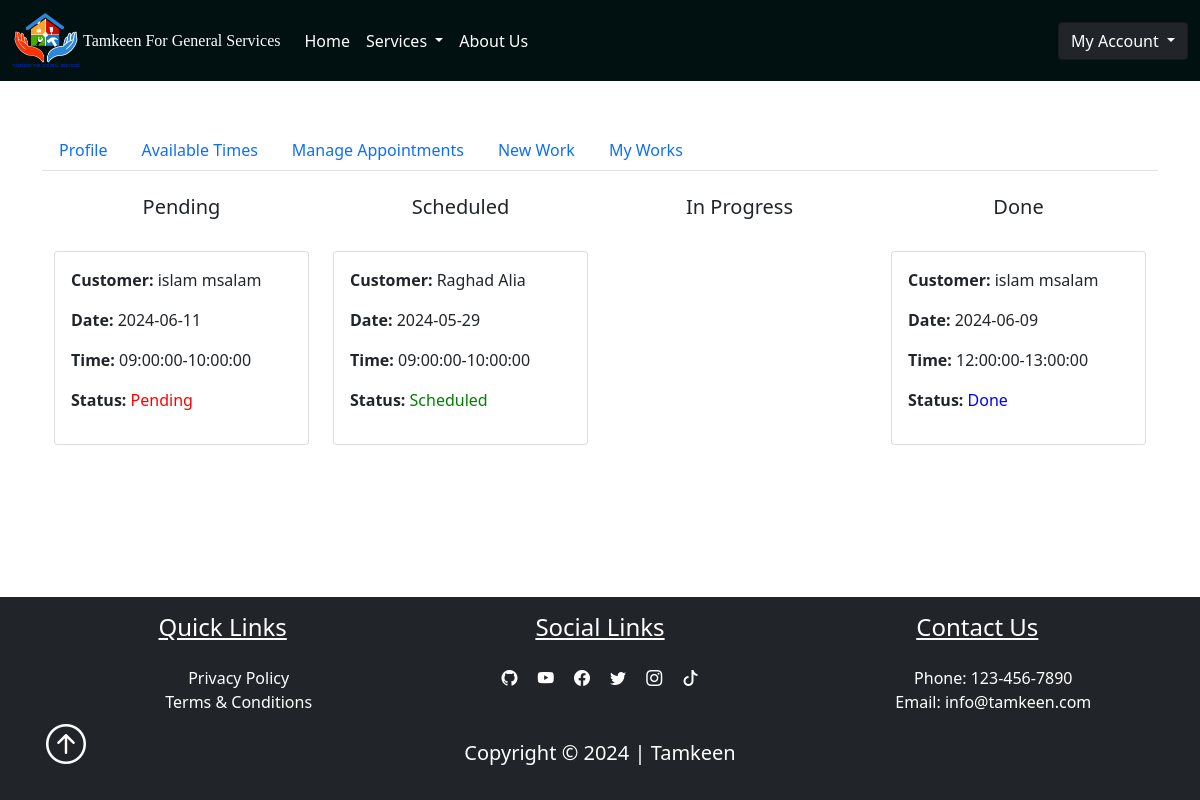
Page /dashboard/manage_appointments (signed in) on the earlier database version.
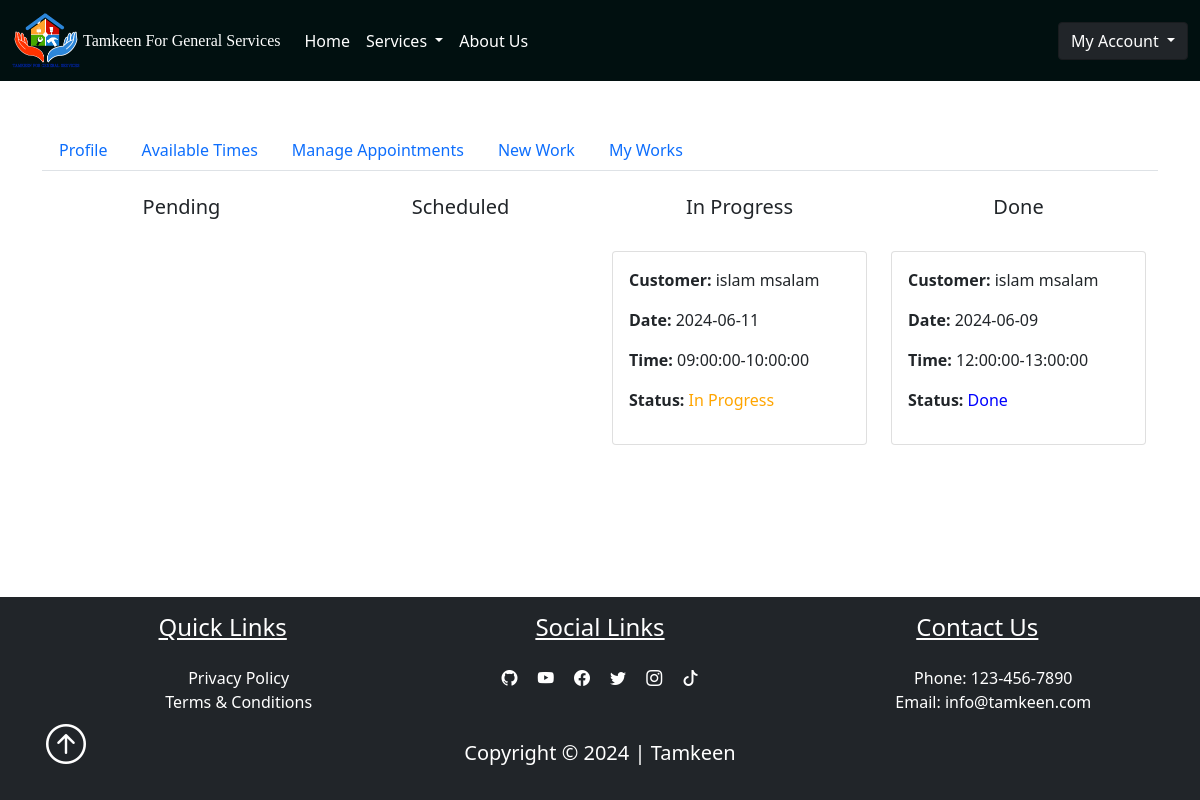
Same page on the later database version.
### pythonic/models.py (models this page shows, shortened)
class Appointment(db.Model):
    id = db.Column(db.Integer, primary_key=True)
    first_name = db.Column(db.String(50), nullable=False)
    last_name = db.Column(db.String(50), nullable=False)
    phone_number = db.Column(db.String(20), nullable=False)
    street_address = db.Column(db.String(100), nullable=False)
    city = db.Column(db.String(50), nullable=False)
    state = db.Column(db.String(50), nullable=False)
    postal_code = db.Column(db.String(20), nullable=False)
    appointment_date = db.Column(db.Date, nullable=False)
    appointment_time = db.Column(db.String, nullable=False)
    craft_owner = db.Column(db.String(50), nullable=False)
    customer_id = db.Column(db.Integer, nullable=False)
    appointment_purpose = db.Column(db.String(50), nullable=False)
    message = db.Column(db.Text, nullable=True)
    status = db.Column(db.String(20), nullable=False, default='Pending')
    expected_budget = db.Column(db.String(20), nullable=False, default='Not Determined')

### pythonic/routes.py (the view, shortened to what this page needs)
@app.route("/dashboard/manage_appointments", methods=["GET", "POST"])
@login_required
def manage_appointments():
    craft_owner_username = current_user.username
    pending_appointments = Appointment.query.filter_by(craft_owner=craft_owner_username, status='Pending').all()
    scheduled_appointments = Appointment.query.filter_by(craft_owner=craft_owner_username, status='Scheduled').all()
    in_progress_appointments = Appointment.query.filter_by(craft_owner=craft_owner_username, status='In Progress').all()
    done_appointments = Appointment.query.filter_by(craft_owner=craft_owner_username, status='Done').all()
    form = AppointmentActionForm()
    return render_template('manage_appointments.html',
                        pending_appointments=pending_appointments,
                        scheduled_appointments=scheduled_appointments,
                        in_progress_appointments=in_progress_appointments,
                        done_appointments=done_appointments,
                        form=form)

### pythonic/models.py (called while the page is built)
@login_manager.user_loader
def load_user(user_id):
    return User.query.get(int(user_id))

### pythonic/templates/manage_appointments.html (shortened to what this page needs)
{% extends "dashboard.html" %}
{% block manage_appointments %}
<div class="container">
    <div class="row">
        <div class="col-md-3">
            <br>
            <h5 class="text-center">Pending</h5>
            <br>
            {% for appointment in pending_appointments %}
                <div class="card appointment-card" onclick="toggleDetails('{{ appointment.id }}')">
                    <div class="card-body">
                        <p><strong>Customer:</strong> {{ appointment.first_name }} {{ appointment.last_name }}</p>
                        <p><strong>Date:</strong> {{ appointment.appointment_date }}</p>
                        <p><strong>Time:</strong> {{ appointment.appointment_time }}</p>
                        <p><strong>Status:</strong> <span id="status-{{ appointment.id }}" style="color: red;">{{ appointment.status }}</span></p>
                    </div>
                </div>
            {% endfor %}
        </div>
        <div class="col-md-3">
            <br>
            <h5 class="text-center">Scheduled</h5>
            <br>
            {% for appointment in scheduled_appointments %}
                <div class="card appointment-card" onclick="toggleDetails('{{ appointment.id }}')">
                    <div class="card-body">
                        <p><strong>Customer:</strong> {{ appointment.first_name }} {{ appointment.last_name }}</p>
                        <p><strong>Date:</strong> {{ appointment.appointment_date }}</p>
                        <p><strong>Time:</strong> {{ appointment.appointment_time }}</p>
                        <p><strong>Status:</strong> <span id="status-{{ appointment.id }}" style="color: green;">{{ appointment.status }}</span></p>
                    </div>
                </div>
            {% endfor %}
        </div>
        <div class="col-md-3">
            <br>
            <h5 class="text-center">In Progress</h5>
            <br>
            {% for appointment in in_progress_appointments %}
                <div class="card appointment-card" onclick="toggleDetails('{{ appointment.id }}')">
                    <div class="card-body">
                        <p><strong>Customer:</strong> {{ appointment.first_name }} {{ appointment.last_name }}</p>
                        <p><strong>Date:</strong> {{ appointment.appointment_date }}</p>
                        <p><strong>Time:</strong> {{ appointment.appointment_time }}</p>
                        <p><strong>Status:</strong> <span id="status-{{ appointment.id }}" style="color: orange;">{{ appointment.status }}</span></p>
                    </div>
                </div>
            {% endfor %}
        </div>
        <div class="col-md-3">
            <br>
            <h5 class="text-center">Done</h5>
            <br>
            {% for appointment in done_appointments %}
                <div class="card appointment-card" onclick="toggleDetails('{{ appointment.id }}')">
                    <div class="card-body">
                        <p><strong>Customer:</strong> {{ appointment.first_name }} {{ appointment.last_name }}</p>
                        <p><strong>Date:</strong> {{ appointment.appointment_date }}</p>
                        <p><strong>Time:</strong> {{ appointment.appointment_time }}</p>
                        <p><strong>Status:</strong> <span id="status-{{ appointment.id }}" style="color: blue;">{{ appointment.status }}</span></p>
                    </div>
                </div>
            {% endfor %}
        </div>
    </div>
</div>
{% endblock manage_appointments %}

Differences in the rows shown:
no longer on this page (row edited): Appointment: first_name "Raghad", last_name "Alia", appointment_date "2024-05-29", appointment_time "09:00:00-10:00:00", status "Scheduled"
changed Appointment: moves from the list under "Pending" to the list under "In Progress"
